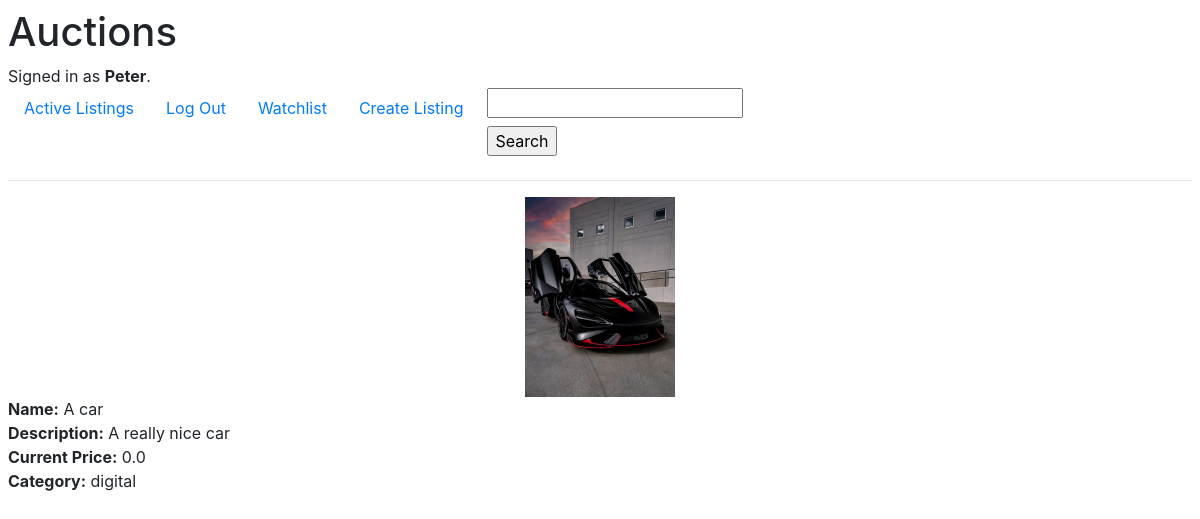
Screenshot of /watchlist (signed in) with the database file from the repository.
### auctions/models.py (models this page shows, shortened)
class User(AbstractUser):
    id = models.AutoField(primary_key=True)
    pass

class Description(models.Model):
    id = models.AutoField(primary_key=True)
    title = models.CharField(max_length=40)
    text = models.TextField()
    image = models.ImageField(upload_to="images")
    startingPrice = models.FloatField()
    currentPrice = models.FloatField(default=0)
    category = models.CharField(max_length=25,choices=CATEGORY,null=True)
    itemSoldAs = models.OneToOneField(Auction, on_delete=models.CASCADE, related_name="saleAs")

### auctions/views.py (the view, shortened to what this page needs)
# urls.py: path("watchlist", views.watchlist, name="watchlist"),
@login_required(login_url="/login")
def watchlist(request, itemId=None, remove=None):
    if not itemId:
        watchlist = Watchlist.objects.filter(userId=request.user)
        watchlistItems = list(watchlist.values_list('auctionId'))
        item_list = []
        for i in watchlistItems:
            for j in i:
                item_list.append(j)
        auctions = Description.objects.filter(itemSoldAs_id__in=item_list)
        return render(request, "auctions/watchlist.html", {
            "auctions": auctions
        })

### auctions/context_processors.py (called while the page is built)
def searchCategories(request):
    return {
        'categories': CATEGORY
    }

### auctions/templates/auctions/watchlist.html
{% extends 'auctions/layout.html' %}
{% block body %}
    {% for item in auctions %}
        <div id="auctionDiv">
            <span class="imgSpan2" style="
                        background-image: url('{{ item.image.url }}');
                        background-size: cover;
                        background-repeat: no-repeat;
                        background-position: center;
            " >
            </span>
            <span><p>Name:</p> {{ item.title }}</span>
            <span><p>Description:</p> {{ item.text|safe }}</span>
            <span><p>Current Price:</p> {{ item.currentPrice }}</span>
            <span><p>Category:</p> {{ item.category }}</span>
        </div>
        {% empty %}
            <p>You don not have any item on your watchlist yet...</p>
    {% endfor %}
{% endblock %}

### auctions/templates/auctions/layout.html (shortened to what this page needs)
{% load static %}
<!DOCTYPE html>
<html lang="en">
    <head>
        <link rel="stylesheet" href="https://stackpath.bootstrapcdn.com/bootstrap/4.4.1/css/bootstrap.min.css">
        <link href="{% static 'auctions/styles.css' %}" rel="stylesheet">
    </head>
    <body>
        <h1>Auctions</h1>
        <div>
            {% if user.is_authenticated %}
                Signed in as <strong>{{ user.username }}</strong>.
            {% else %}
                Not signed in.
            {% endif %}
        </div>
        <ul class="nav">
            <li class="nav-item">
                <a class="nav-link" href="{% url 'index' %}">Active Listings</a>
            </li>
            {% if user.is_authenticated %}
                <li class="nav-item">
                    <a class="nav-link" href="{% url 'logout' %}">Log Out</a>
                </li>
                <li class="nav-item">
                    <a class="nav-link" href="{% url 'watchlist' %}">Watchlist</a>
                </li>
                <li class="nav-item">
                    <a class="nav-link" href="{% url 'create_listing' %}">Create Listing</a>
                </li>
            {% endif %}
            <li class="nav-item">
                <form action="{% url 'index' 'search' %}" method="get" accept-charset="utf-8">
                    <input name="Category" list="Category"/>
                    <input type="submit" value="Search" />
                </form>
            </li>
        </ul>
        <hr>
        {% block body %}
        {% endblock %}
    </body>
</html>

### auctions/static/auctions/styles.css (style rules this page uses)
html { box-sizing: border-box; padding: .5rem; }
*, *:after, *:before { box-sizing: inherit; }
span { display: block; }
.imgSpan2 { margin: 0 auto; width: 150px; height: 200px; }
p, label { display: inline; font-weight: bold; }
input, select { margin: .5rem; margin-top: 0; display: block; }

### rows the page displays
User: username "Peter"
Description: image (picture), title "A car", text "A really nice car", currentPrice "0.0", category "digital"
